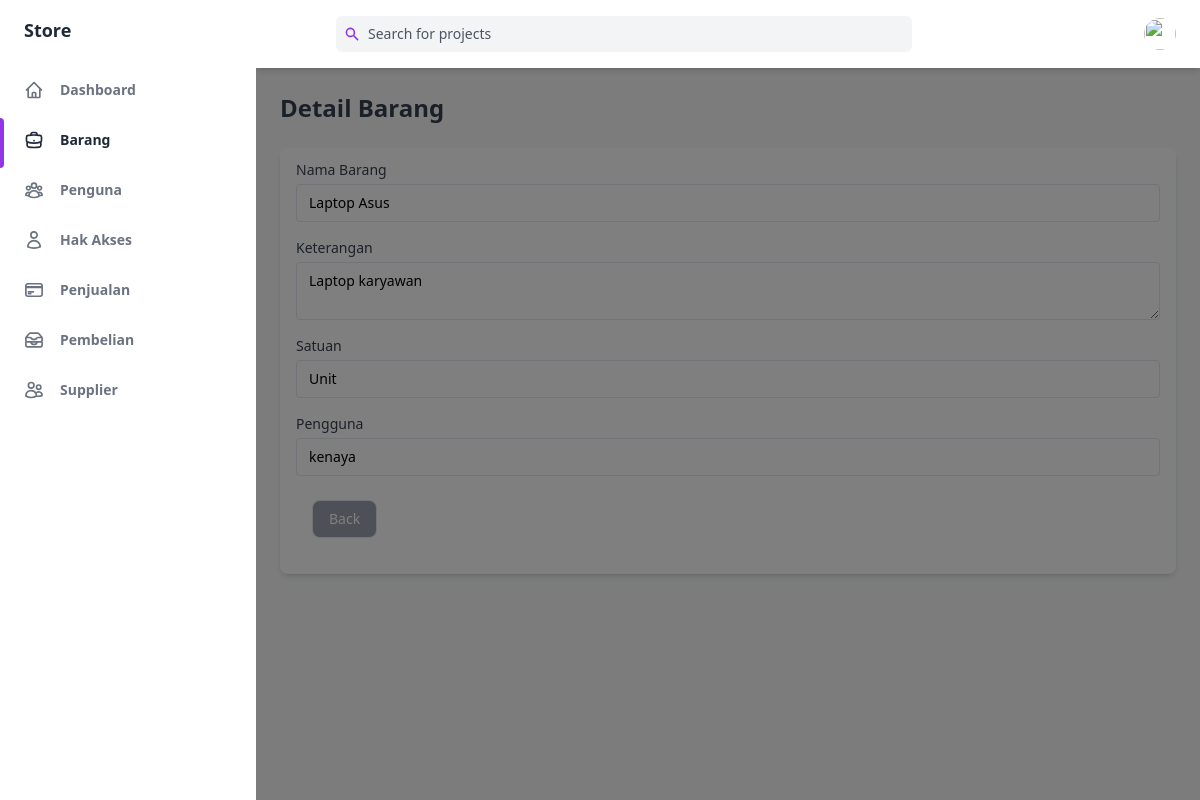
The app's page /public/barang/detail/1 with its own data.
### tables this page shows
CREATE TABLE `Barang` (
  `IdBarang` int(50) NOT NULL,
  `NamaBarang` varchar(250) NOT NULL,
  `Keterangan` varchar(250) NOT NULL,
  `Satuan` varchar(250) NOT NULL,
  `IdPengguna` int(50) NOT NULL
);

CREATE TABLE `Pengguna` (
  `IdPengguna` int(50) NOT NULL,
  `NamaPengguna` varchar(250) NOT NULL,
  `Password` varchar(250) NOT NULL,
  `NamaDepan` varchar(250) NOT NULL,
  `NamaBelakang` varchar(250) NOT NULL,
  `NoHP` varchar(250) NOT NULL,
  `Alamat` varchar(255) NOT NULL,
  `IdAkses` int(50) NOT NULL
);

### app/core/Controller.php (called while the page is built, shortened)
<?php
class Controller
{
    public function view($view, $data = [])
    {
        require_once '../app/views/' . $view . '.php';
    }
    public function model($model)
    {
        return new $model;
    }
}

### app/controllers/Barang.php (called while the page is built, shortened)
<?php
class Barang extends Controller
{
    public function detail($id)
    {
        $data['judul'] = 'Detail Barang';
        $data['barang'] = $this->model('barang_model')->getBarangById($id);
        $this->view('barang/detail', $data);
    }
}

### app/core/App.php (called while the page is built, shortened)
<?php
class App
{
   protected $method = 'index';
   protected $params = [];
   public function __construct()
   {
      $url = $this->parseURL();
      if (file_exists('../app/controllers/' . $url[0] . '.php')) {
         unset($url[0]);
      }
      $this->controller = new $this->controller;
      if (isset($url[1])) {
         if (method_exists($this->controller, $url[1])) {
            $this->method = $url[1];
            unset($url[1]);
         }
      }
      if (!empty($url)) {
         $this->params = array_values($url);
      }
      call_user_func_array([$this->controller, $this->method], $this->params);
   }
   public function parseURL()
   {
      if (isset($_GET['url'])) {
         $url = rtrim($_GET['url'], '/');
         $url = filter_var($url, FILTER_SANITIZE_URL);
         $url = explode('/', $url);
         return $url;
      } else {
         return ["home"];
      }
   }
}

### public/index.php (called while the page is built, shortened)
<?php
$app = new App;

### app/core/Database.php (called while the page is built, shortened)
<?php
class Database
{
    private $host = DB_HOST;
    private $user = DB_USER;
    private $pass = DB_PASS;
    private $db_name = DB_NAME;
    private $dbh;
    private $stmt;
    public function __construct()
    {
        $dsn = 'mysql:host=' . $this->host . ';dbname=' . $this->db_name;
        $option = [
            PDO::ATTR_PERSISTENT => true,
            PDO::ATTR_ERRMODE => PDO::ERRMODE_EXCEPTION
        ];
        try {
            $this->dbh = new PDO($dsn, $this->user, $this->pass, $option);
        } catch (PDOException $error) {
            die($error->getMessage());
        }
    }
    public function query($query)
    {
        $this->stmt = $this->dbh->prepare($query);
    }
    public function bind($param, $value, $type = null)
    {
        if (is_null($type)) {
            switch (true) {
                default:
                    $type = PDO::PARAM_STR;
            }
        }
        $this->stmt->bindValue($param, $value, $type);
    }
    public function execute()
    {
        $this->stmt->execute();
    }
    public function single()
    {
        $this->execute();
        return $this->stmt->fetch(PDO::FETCH_ASSOC);
    }
}

### app/models/barang_model.php (called while the page is built, shortened)
<?php
class barang_model
{
    private $db;
    public function __construct()
    {
        $this->db = new Database;
    }
    public function getBarangById($IdBarang)
    {
        $this->db->query('SELECT * FROM Barang JOIN Pengguna on Pengguna.IdPengguna = Barang.IdPengguna WHERE IdBarang =:IdBarang');
        $this->db->bind('IdBarang', $IdBarang);
        return $this->db->single();
    }
}

### app/views/barang/detail.php (the view, shortened to what this page needs)
<div class="flex h-screen bg-gray-50 dark:bg-gray-900" :class="{ 'overflow-hidden': isSideMenuOpen}">
    <aside class="z-20 flex-shrink-0 hidden w-64 overflow-y-auto bg-white dark:bg-gray-800 md:block">
        <div class="py-4 text-gray-500 dark:text-gray-400">
            <a class="ml-6 text-lg font-bold text-gray-800 dark:text-gray-200" href="#">
                Store
            </a>
            <ul class="mt-6">
                <li class="relative px-6 py-3">
                    <a class="inline-flex items-center w-full text-sm font-semibold transition-colors duration-150 hover:text-gray-800 dark:hover:text-gray-200" href="<?= ROUTE_URL ?>/home">
                        <span class="ml-4">Dashboard</span>
                    </a>
                </li>
            </ul>
            <ul>
                <li class="relative px-6 py-3">
                    <span class="absolute inset-y-0 left-0 w-1 bg-purple-600 rounded-tr-lg rounded-br-lg"></span>
                    <a class="inline-flex items-center w-full text-sm font-semibold transition-colors duration-150 text-gray-800 dark:text-gray-100 hover:text-gray-800 dark:hover:text-gray-200" href="<?= ROUTE_URL ?>/barang">
                        <span class="ml-4">Barang</span>
                    </a>
                </li>
                <li class="relative px-6 py-3">
                    <a class="inline-flex items-center w-full text-sm font-semibold transition-colors duration-150 hover:text-gray-800 dark:hover:text-gray-200" href="<?= ROUTE_URL ?>/pengguna">
                        <span class="ml-4">Penguna</span>
                    </a>
                </li>
                <li class="relative px-6 py-3">
                    <a class="inline-flex items-center w-full text-sm font-semibold transition-colors duration-150 hover:text-gray-800 dark:hover:text-gray-200" href="<?= ROUTE_URL ?>/role">
                        <span class="ml-4">Hak Akses</span>
                    </a>
                </li>
                <li class="relative px-6 py-3">
                    <a class="inline-flex items-center w-full text-sm font-semibold transition-colors duration-150 hover:text-gray-800 dark:hover:text-gray-200" href="<?= ROUTE_URL ?>/penjualan">
                        <span class="ml-4">Penjualan</span>
                    </a>
                </li>
                <li class="relative px-6 py-3">
                    <a class="inline-flex items-center w-full text-sm font-semibold transition-colors duration-150 hover:text-gray-800 dark:hover:text-gray-200" href="<?= ROUTE_URL ?>/pembelian">
                        <span class="ml-4">Pembelian</span>
                    </a>
                </li>
                <li class="relative px-6 py-3">
                    <a class="inline-flex items-center w-full text-sm font-semibold transition-colors duration-150 hover:text-gray-800 dark:hover:text-gray-200" href="<?= ROUTE_URL ?>/supplier">
                        <span class="ml-4">Supplier</span>
                    </a>
                </li>
            </ul>
        </div>
    </aside>
    <div x-show="isSideMenuOpen" x-transition:enter="transition ease-in-out duration-150" x-transition:enter-start="opacity-0" x-transition:enter-end="opacity-100" x-transition:leave="transition ease-in-out duration-150" x-transition:leave-start="opacity-100" x-transition:leave-end="opacity-0" class="fixed inset-0 z-10 flex items-end bg-black bg-opacity-50 sm:items-center sm:justify-center"></div>
    <div class="flex flex-col flex-1 w-full">
        <header class="z-10 py-4 bg-white shadow-md dark:bg-gray-800">
            <div class="container flex items-center justify-between h-full px-6 mx-auto text-purple-600 dark:text-purple-300">
                <div class="flex justify-center flex-1 lg:mr-32">
                    <div class="relative w-full max-w-xl mr-6 focus-within:text-purple-500">
                        <div class="absolute inset-y-0 flex items-center pl-2">
                            <svg class="w-4 h-4" aria-hidden="true" fill="currentColor" viewBox="0 0 20 20">
                                <path fill-rule="evenodd" d="M8 4a4 4 0 100 8 4 4 0 000-8zM2 8a6 6 0 1110.89 3.476l4.817 4.817a1 1 0 01-1.414 1.414l-4.816-4.816A6 6 0 012 8z" clip-rule="evenodd"></path>
                            </svg>
                        </div>
                        <input class="w-full pl-8 pr-2 text-sm text-gray-700 placeholder-gray-600 bg-gray-100 border-0 rounded-md dark:placeholder-gray-500 dark:focus:shadow-outline-gray dark:focus:placeholder-gray-600 dark:bg-gray-700 dark:text-gray-200 focus:placeholder-gray-500 focus:bg-white focus:border-purple-300 focus:outline-none focus:shadow-outline-purple form-input" type="text" placeholder="Search for projects" aria-label="Search" />
                    </div>
                </div>
                <ul class="flex items-center flex-shrink-0 space-x-6">
                    <li class="relative">
                        <button class="align-middle rounded-full focus:shadow-outline-purple focus:outline-none" @click="toggleProfileMenu" @keydown.escape="closeProfileMenu" aria-label="Account" aria-haspopup="true">
                            <img class="object-cover w-8 h-8 rounded-full" src="https://images.unsplash.com/photo-1502378735452-bc7d86632805?ixlib=rb-0.3.5&q=80&fm=jpg&crop=entropy&cs=tinysrgb&w=200&fit=max&s=aa3a807e1bbdfd4364d1f449eaa96d82" alt="" aria-hidden="true" />
                        </button>
                    </li>
                </ul>
            </div>
        </header>
        <main class="h-full pb-16 overflow-y-auto">
            <div class="container px-6 mx-auto grid">
                <h2 class="my-6 text-2xl font-semibold text-gray-700 dark:text-gray-200">
                    Detail Barang
                </h2>
                <form action="<?= ROUTE_URL; ?>/barang/create" method="post">
                    <div class="px-4 py-3 mb-8 bg-white rounded-lg shadow-md dark:bg-gray-800">
                        <label class="block text-sm">
                            <span class="text-gray-700 dark:text-gray-400">Nama Barang</span>
                            <input type="text" name="NamaBarang" class="block w-full mt-1 text-sm dark:border-gray-600 dark:bg-gray-700 focus:border-purple-400 focus:outline-none focus:shadow-outline-purple dark:text-gray-300 dark:focus:shadow-outline-gray form-input" value="<?= $data['barang']['NamaBarang']; ?>" readonly />
                        </label>
                        <label class=" block mt-4 text-sm">
                            <span class="text-gray-700 dark:text-gray-400">Keterangan</span>
                            <textarea type="text" name="Keterangan" class="block w-full mt-1 text-sm dark:border-gray-600 dark:bg-gray-700 focus:border-purple-400 focus:outline-none focus:shadow-outline-purple dark:text-gray-300 dark:focus:shadow-outline-gray form-input" readonly><?= $data['barang']['Keterangan']; ?></textarea>
                        </label>
                        <label class="block mt-4 text-sm">
                            <span class="text-gray-700 dark:text-gray-400">Satuan</span>
                            <input type="text" name="Satuan" id="NamaDepan" class="block w-full mt-1 text-sm dark:border-gray-600 dark:bg-gray-700 focus:border-purple-400 focus:outline-none focus:shadow-outline-purple dark:text-gray-300 dark:focus:shadow-outline-gray form-input" value="<?= $data['barang']['Satuan']; ?>" readonly />
                        </label>
                        <label class="block mt-4 text-sm">
                            <span class="text-gray-700 dark:text-gray-400">
                                Pengguna
                            </span>
                            <input type="text" name="IdPengguna" id="IdPengguna" class="block w-full mt-1 text-sm dark:border-gray-600 dark:bg-gray-700 focus:border-purple-400 focus:outline-none focus:shadow-outline-purple dark:text-gray-300 dark:focus:shadow-outline-gray form-input" value="<?= $data['barang']['NamaPengguna']; ?>" readonly />
                        </label>
                </form>
                <div class="flex">
                    <div class=" pl-4 my-6">
                        <a href="<?= ROUTE_URL ?>/barang" class="flex items-center justify-between px-4 py-2 text-sm font-medium leading-5 text-white transition-colors duration-150 border rounded-lg dark:border-gray-600 dark:bg-gray-400 bg-gray-400 active:bg-gray-600 hover:bg-gray-700 focus:outline-none focus:shadow-outline-gray">
                            Back
                        </a>
                    </div>
                </div>
            </div>
        </main>
    </div>
</div>

### records on screen
barang: NamaBarang "Laptop Asus", Keterangan "Laptop karyawan", Satuan "Unit", IdPengguna "kenaya"
